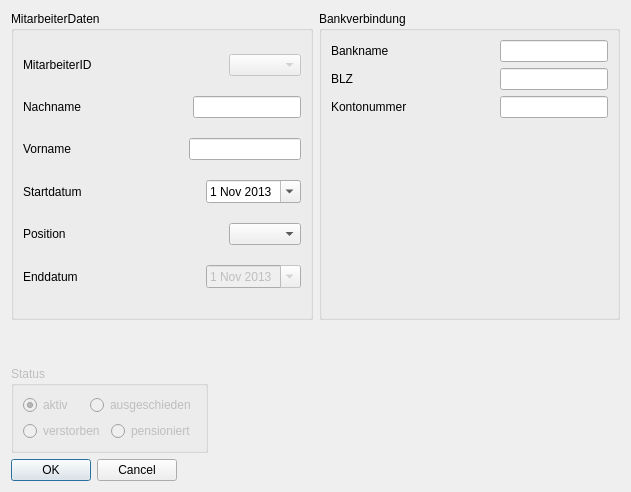
<?xml version="1.0" encoding="UTF-8"?>
<ui version="4.0">
 <class>AddMitarbeiter_GUI</class>
 <widget class="QDialog" name="AddMitarbeiter_GUI">
  <property name="geometry">
   <rect>
    <x>0</x>
    <y>0</y>
    <width>631</width>
    <height>492</height>
   </rect>
  </property>
  <property name="windowTitle">
   <string>Mitarbeiter hinzufuegen</string>
  </property>
  <layout class="QVBoxLayout" name="verticalLayout_6">
   <item>
    <layout class="QHBoxLayout" name="horizontalLayout_11">
     <item>
      <widget class="QGroupBox" name="groupBox">
       <property name="title">
        <string>MitarbeiterDaten</string>
       </property>
       <layout class="QVBoxLayout" name="verticalLayout">
        <item>
         <layout class="QHBoxLayout" name="horizontalLayout">
          <item>
           <widget class="QLabel" name="label_5">
            <property name="text">
             <string>MitarbeiterID</string>
            </property>
           </widget>
          </item>
          <item>
           <spacer name="horizontalSpacer">
            <property name="orientation">
             <enum>Qt::Horizontal</enum>
            </property>
            <property name="sizeHint" stdset="0">
             <size>
              <width>40</width>
              <height>20</height>
             </size>
            </property>
           </spacer>
          </item>
          <item>
           <widget class="QComboBox" name="comboBox_id">
            <property name="enabled">
             <bool>false</bool>
            </property>
           </widget>
          </item>
         </layout>
        </item>
        <item>
         <layout class="QHBoxLayout" name="horizontalLayout_2">
          <item>
           <widget class="QLabel" name="label">
            <property name="text">
             <string>Nachname</string>
            </property>
           </widget>
          </item>
          <item>
           <spacer name="horizontalSpacer_2">
            <property name="orientation">
             <enum>Qt::Horizontal</enum>
            </property>
            <property name="sizeHint" stdset="0">
             <size>
              <width>40</width>
              <height>20</height>
             </size>
            </property>
           </spacer>
          </item>
          <item>
           <widget class="QLineEdit" name="lastnameText"/>
          </item>
         </layout>
        </item>
        <item>
         <layout class="QHBoxLayout" name="horizontalLayout_3">
          <item>
           <widget class="QLabel" name="label_2">
            <property name="text">
             <string>Vorname</string>
            </property>
           </widget>
          </item>
          <item>
           <spacer name="horizontalSpacer_3">
            <property name="orientation">
             <enum>Qt::Horizontal</enum>
            </property>
            <property name="sizeHint" stdset="0">
             <size>
              <width>40</width>
              <height>20</height>
             </size>
            </property>
           </spacer>
          </item>
          <item>
           <widget class="QLineEdit" name="nameText"/>
          </item>
         </layout>
        </item>
        <item>
         <layout class="QHBoxLayout" name="horizontalLayout_4">
          <item>
           <widget class="QLabel" name="label_3">
            <property name="text">
             <string>Startdatum</string>
            </property>
           </widget>
          </item>
          <item>
           <spacer name="horizontalSpacer_4">
            <property name="orientation">
             <enum>Qt::Horizontal</enum>
            </property>
            <property name="sizeHint" stdset="0">
             <size>
              <width>40</width>
              <height>20</height>
             </size>
            </property>
           </spacer>
          </item>
          <item>
           <widget class="QDateEdit" name="dateEdit">
            <property name="date">
             <date>
              <year>2013</year>
              <month>11</month>
              <day>1</day>
             </date>
            </property>
            <property name="calendarPopup">
             <bool>true</bool>
            </property>
           </widget>
          </item>
         </layout>
        </item>
        <item>
         <layout class="QHBoxLayout" name="horizontalLayout_5">
          <item>
           <widget class="QLabel" name="label_4">
            <property name="text">
             <string>Position</string>
            </property>
           </widget>
          </item>
          <item>
           <spacer name="horizontalSpacer_5">
            <property name="orientation">
             <enum>Qt::Horizontal</enum>
            </property>
            <property name="sizeHint" stdset="0">
             <size>
              <width>40</width>
              <height>20</height>
             </size>
            </property>
           </spacer>
          </item>
          <item>
           <widget class="QComboBox" name="comboBox"/>
          </item>
         </layout>
        </item>
        <item>
         <layout class="QHBoxLayout" name="horizontalLayout_6">
          <item>
           <widget class="QLabel" name="label_6">
            <property name="text">
             <string>Enddatum</string>
            </property>
           </widget>
          </item>
          <item>
           <spacer name="horizontalSpacer_6">
            <property name="orientation">
             <enum>Qt::Horizontal</enum>
            </property>
            <property name="sizeHint" stdset="0">
             <size>
              <width>40</width>
              <height>20</height>
             </size>
            </property>
           </spacer>
          </item>
          <item>
           <widget class="QDateEdit" name="dateEdit_2">
            <property name="enabled">
             <bool>false</bool>
            </property>
            <property name="date">
             <date>
              <year>2013</year>
              <month>11</month>
              <day>1</day>
             </date>
            </property>
            <property name="calendarPopup">
             <bool>true</bool>
            </property>
           </widget>
          </item>
         </layout>
        </item>
       </layout>
      </widget>
     </item>
     <item>
      <widget class="QGroupBox" name="groupBox_bank">
       <property name="title">
        <string>Bankverbindung</string>
       </property>
       <layout class="QVBoxLayout" name="verticalLayout_5">
        <item>
         <layout class="QHBoxLayout" name="horizontalLayout_10">
          <item>
           <layout class="QVBoxLayout" name="verticalLayout_2">
            <item>
             <widget class="QLabel" name="label_7">
              <property name="text">
               <string>Bankname</string>
              </property>
             </widget>
            </item>
            <item>
             <widget class="QLabel" name="label_8">
              <property name="text">
               <string>BLZ</string>
              </property>
             </widget>
            </item>
            <item>
             <widget class="QLabel" name="label_9">
              <property name="text">
               <string>Kontonummer</string>
              </property>
             </widget>
            </item>
           </layout>
          </item>
          <item>
           <spacer name="horizontalSpacer_8">
            <property name="orientation">
             <enum>Qt::Horizontal</enum>
            </property>
            <property name="sizeHint" stdset="0">
             <size>
              <width>40</width>
              <height>20</height>
             </size>
            </property>
           </spacer>
          </item>
          <item>
           <layout class="QVBoxLayout" name="verticalLayout_4">
            <item>
             <widget class="QLineEdit" name="bankname"/>
            </item>
            <item>
             <widget class="QLineEdit" name="bankblz"/>
            </item>
            <item>
             <widget class="QLineEdit" name="bankknr"/>
            </item>
           </layout>
          </item>
         </layout>
        </item>
        <item>
         <spacer name="verticalSpacer_2">
          <property name="orientation">
           <enum>Qt::Vertical</enum>
          </property>
          <property name="sizeHint" stdset="0">
           <size>
            <width>20</width>
            <height>151</height>
           </size>
          </property>
         </spacer>
        </item>
       </layout>
      </widget>
     </item>
    </layout>
   </item>
   <item>
    <spacer name="verticalSpacer">
     <property name="orientation">
      <enum>Qt::Vertical</enum>
     </property>
     <property name="sizeType">
      <enum>QSizePolicy::Preferred</enum>
     </property>
     <property name="sizeHint" stdset="0">
      <size>
       <width>20</width>
       <height>40</height>
      </size>
     </property>
    </spacer>
   </item>
   <item>
    <layout class="QHBoxLayout" name="horizontalLayout_12">
     <item>
      <widget class="QGroupBox" name="groupBox_2">
       <property name="enabled">
        <bool>false</bool>
       </property>
       <property name="title">
        <string>Status</string>
       </property>
       <layout class="QVBoxLayout" name="verticalLayout_3">
        <item>
         <layout class="QHBoxLayout" name="horizontalLayout_8">
          <item>
           <widget class="QRadioButton" name="radioButton">
            <property name="text">
             <string>aktiv</string>
            </property>
            <property name="checked">
             <bool>true</bool>
            </property>
           </widget>
          </item>
          <item>
           <widget class="QRadioButton" name="radioButton_2">
            <property name="text">
             <string>ausgeschieden</string>
            </property>
           </widget>
          </item>
         </layout>
        </item>
        <item>
         <layout class="QHBoxLayout" name="horizontalLayout_9">
          <item>
           <widget class="QRadioButton" name="radioButton_4">
            <property name="text">
             <string>verstorben</string>
            </property>
           </widget>
          </item>
          <item>
           <widget class="QRadioButton" name="radioButton_3">
            <property name="text">
             <string>pensioniert</string>
            </property>
           </widget>
          </item>
         </layout>
        </item>
       </layout>
      </widget>
     </item>
     <item>
      <spacer name="horizontalSpacer_9">
       <property name="orientation">
        <enum>Qt::Horizontal</enum>
       </property>
       <property name="sizeHint" stdset="0">
        <size>
         <width>40</width>
         <height>20</height>
        </size>
       </property>
      </spacer>
     </item>
    </layout>
   </item>
   <item>
    <layout class="QHBoxLayout" name="horizontalLayout_7">
     <item alignment="Qt::AlignLeft">
      <widget class="QDialogButtonBox" name="buttonBox">
       <property name="sizePolicy">
        <sizepolicy hsizetype="MinimumExpanding" vsizetype="Fixed">
         <horstretch>0</horstretch>
         <verstretch>0</verstretch>
        </sizepolicy>
       </property>
       <property name="orientation">
        <enum>Qt::Horizontal</enum>
       </property>
       <property name="standardButtons">
        <set>QDialogButtonBox::Cancel|QDialogButtonBox::Ok</set>
       </property>
      </widget>
     </item>
     <item>
      <spacer name="horizontalSpacer_7">
       <property name="orientation">
        <enum>Qt::Horizontal</enum>
       </property>
       <property name="sizeHint" stdset="0">
        <size>
         <width>40</width>
         <height>20</height>
        </size>
       </property>
      </spacer>
     </item>
    </layout>
   </item>
  </layout>
 </widget>
 <resources/>
 <connections>
  <connection>
   <sender>buttonBox</sender>
   <signal>accepted()</signal>
   <receiver>AddMitarbeiter_GUI</receiver>
   <slot>accept()</slot>
   <hints>
    <hint type="sourcelabel">
     <x>248</x>
     <y>254</y>
    </hint>
    <hint type="destinationlabel">
     <x>157</x>
     <y>274</y>
    </hint>
   </hints>
  </connection>
  <connection>
   <sender>buttonBox</sender>
   <signal>rejected()</signal>
   <receiver>AddMitarbeiter_GUI</receiver>
   <slot>reject()</slot>
   <hints>
    <hint type="sourcelabel">
     <x>316</x>
     <y>260</y>
    </hint>
    <hint type="destinationlabel">
     <x>286</x>
     <y>274</y>
    </hint>
   </hints>
  </connection>
 </connections>
</ui>
